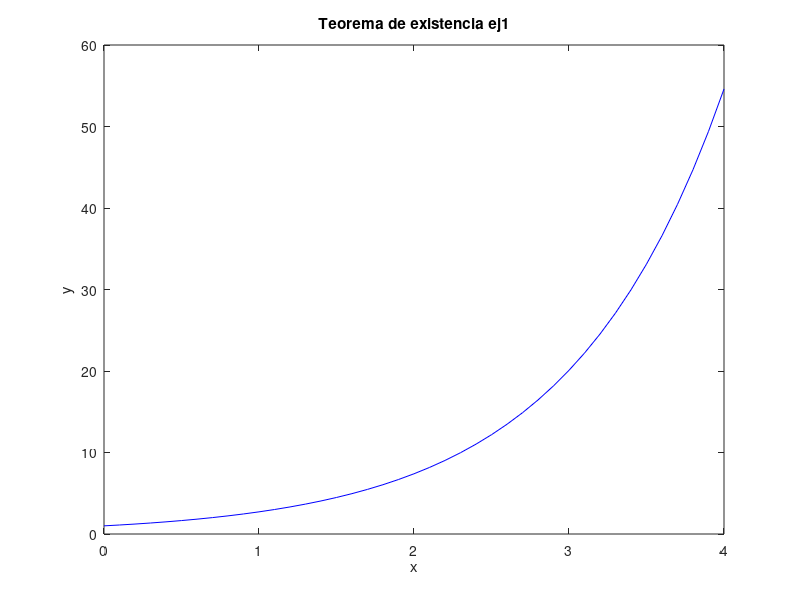

The MATLAB source for this figure:
% Octave Script
% Title			:Teorema de existencia ej1.
% Description		:Script para desarrrollar el ejericio 1 de la actividad Teorema de existencia.
% Author		:Orlando Espinoza Valentin (Orlando-Esp) espinozaorlando978@gmail.com
% Date			:20210506
% sion		        :1
% Usage			:octave> /path/Teorema de existencia,Ej1_Teoremadeexistencia_OrlandoEspinoza_3202
% Notes			:Requiere aplicacion octave-online usar en consola preferentemente. 
%program execution page :https://octave-online.net

clear
% Limpiar variables.
clear
% Dominio de la funcion.
x=0:0.1:4;
% Valor de la funcion.
y=(e.^x);
% Genera la grafica 
plot(x,y,'b');
% Asigna un nombre a la grafica 
title("Teorema de existencia ej1");
% Etiqueta para x
xlabel("x");
% Etiqueta para y
ylabel("y");
